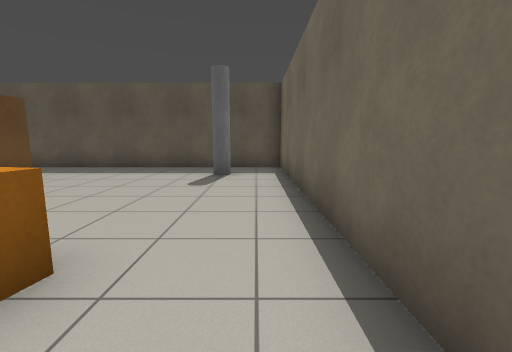
[1] (above)

15 first-person views from a walk through a robot-simulator world made for Gazebo. The camera is 1 m above the floor, tilts 8° down and sees 90° across. The floor is counted in squares, 1 m on a side. Each view is taken from the middle of a square. On the plan, view 1 faces up. The plan holds only what a view shows up to about 11 squares ahead; the rest is blank.

[2]
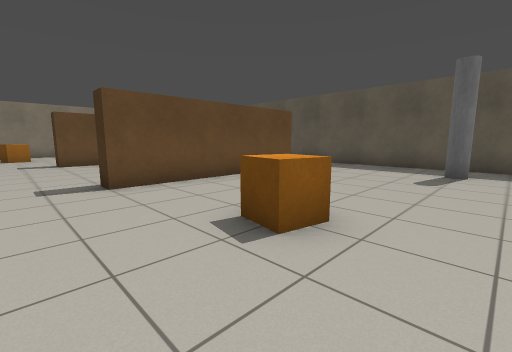

[3]
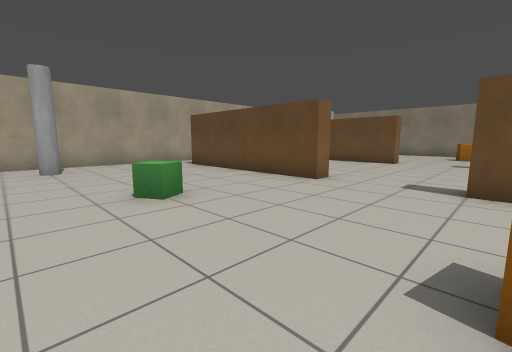

[4]
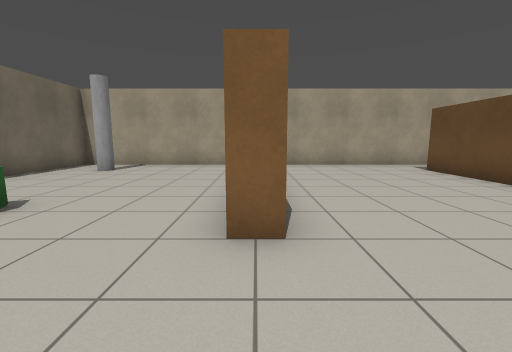

[5]
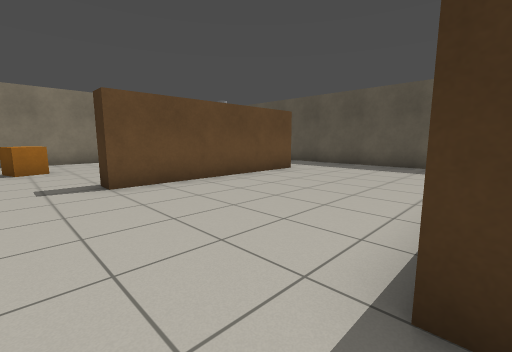

[6]
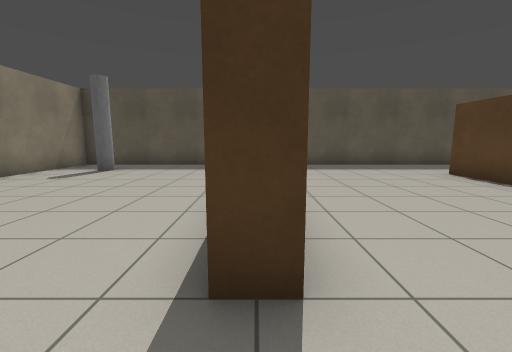

[7]
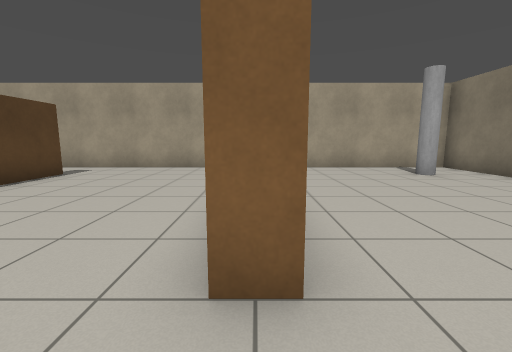

[8]
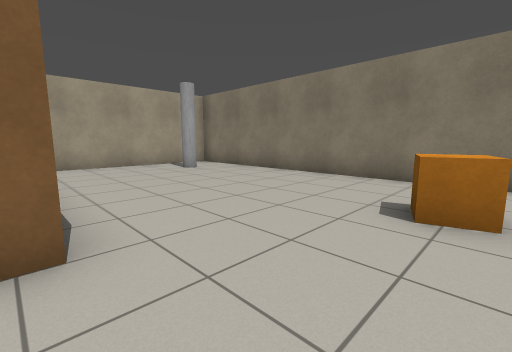

[9]
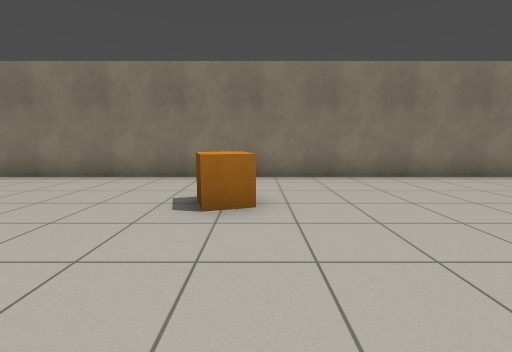

[10]
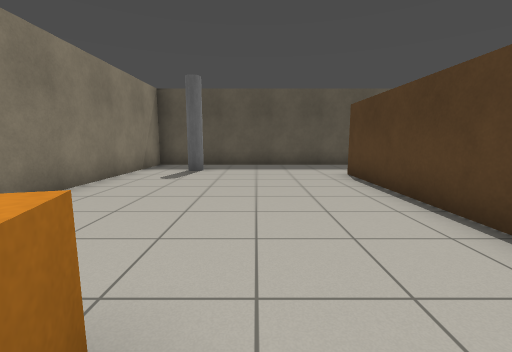

[11]
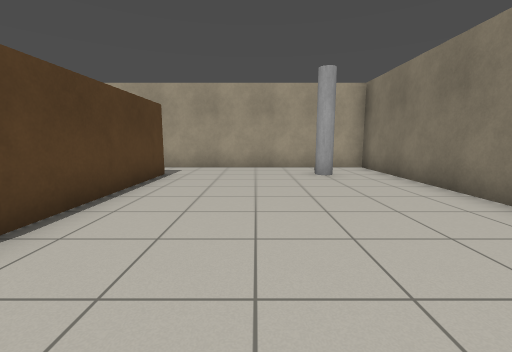

[12]
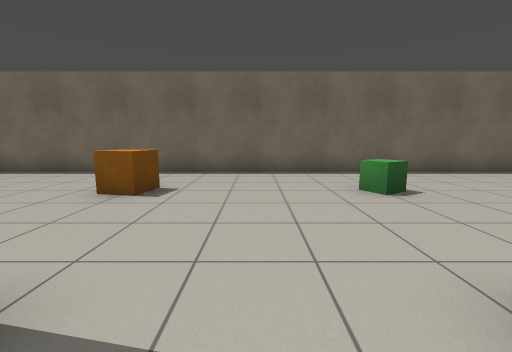

[13]
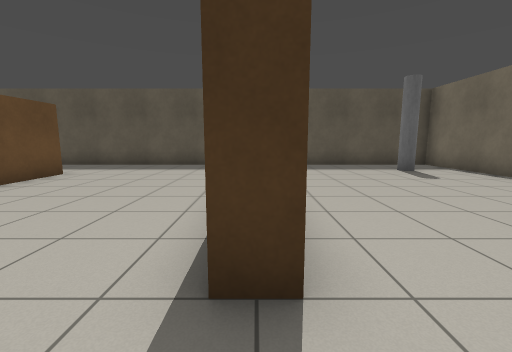

[14]
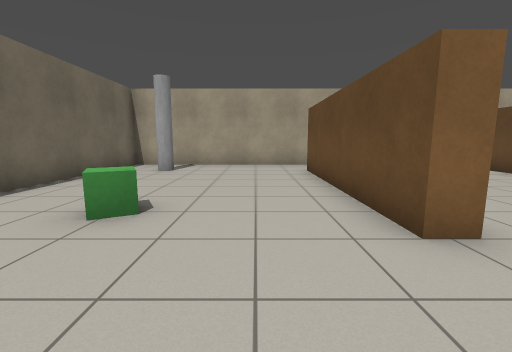

[15]
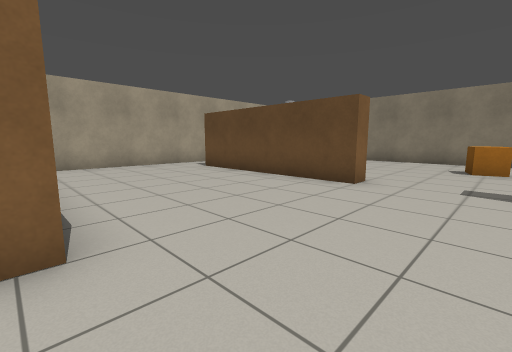

### Floor plan
Points are (right, up) in squares from view 1. A wall is a line through its corners. A room is listed if a view was taken in it or the views show most of it. See-through windows are left out.
Room 1 (views 1, 2, 3, 4, 5, 6, 7, 8, 9, 10, 11, 12, 13, 14, 15)
walls: (-6.4, -2.5) (-5.7, -2.5) (-5.7, -8.5); (-12.3, 1.5) (-12.3, 6.5); (-12.4, -2.5) (-11.7, -2.5) (-11.7, -8.5); (-6.3, 4.6) (-6.3, 6.5); (-11.7, 6.6) (-11.7, 0.5) (-12.4, 0.5); (-5.7, 6.6) (-5.7, 0.5) (-6.4, 0.5); (-6.3, -8.5) (-6.3, -6.6); (-12.3, -8.5) (-12.3, -3.5); (-18.9, 9.4) (-18.9, -10.4) (0.9, -10.4) (0.9, 9.4) (-18.9, 9.4)
objects: pillar (-17, -9); pillar (-17, 7); crate (-16, -1) to (-16, 0); crate (-2, -4) to (-2, -3); crate (-2, 1) to (-2, 2); pillar (-1, -9); pillar (-1, 7)

Where each view was taken, in squares from view 1:
view 1: 0 up, 0 right, facing up
view 2: 1 down, 0 right, facing up-left
view 3: 1 up, 0 right, facing down-left
view 4: 0 up, 6 left, facing down
view 5: 1 down, 6 left, facing up-left
view 6: 1 down, 12 left, facing up
view 7: 1 down, 12 left, facing down
view 8: 0 up, 12 left, facing down-left
view 9: 0 up, 12 left, facing left
view 10: 1 down, 15 left, facing up
view 11: 1 down, 15 left, facing down
view 12: 1 down, 7 left, facing right
view 13: 1 down, 6 left, facing up
view 14: 0 up, 4 left, facing down
view 15: 0 up, 6 left, facing down-left
